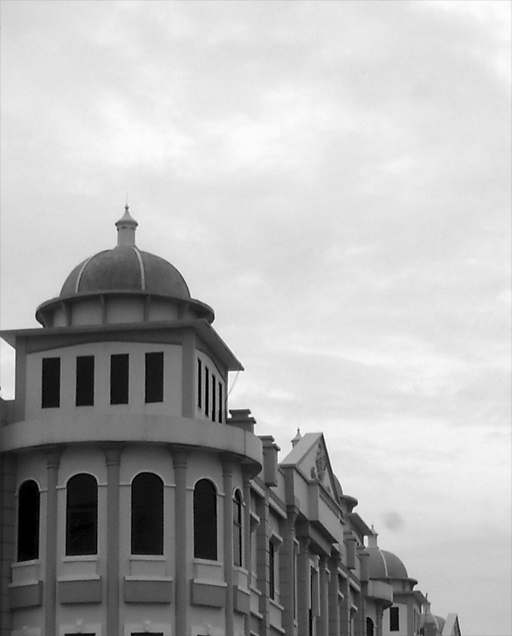
#> input picture gedung.tif, 512 x 636 px
$ jupyter execute 'Praktikum PCD 7.6 - Konvolusi.ipynb'   (shell and % lines are left out)
#> lines starting #> are read from the running program, lines starting #| are printed output that depends on the picture
Praktikum 7 - Konvolusi

Import Library

[cell 1]
import matplotlib.pyplot as plt #Mengimpor modul pyplot dari matplotlib untuk membuat plot dan visualisasi data. Alihkan modul ini dengan alias plt

from skimage import data #Mengimpor modul data dari paket skimage (scikit-image)
from skimage.io import imread #Mengimpor fungsi imread dari modul io di skimage
from skimage.color import rgb2gray #Mengimpor fungsi rgb2gray dari modul color di skimage
import numpy as np #Mengimpor modul numpy dengan alias np

import cv2

Load Image

[cell 2]
citra1 = imread(fname="gedung.tif") #Membaca citra "gedung.tif" menggunakan fungsi imread
#> citra1 is the input picture: shape (636, 512); min 0, max 255, mean 177.6
print(citra1.shape) #Menampilkan dimensi citra citra1 menggunakan atribut shape
#| (636, 512)

plt.imshow(citra1, cmap='gray') #Menampilkan citra citra1 menggunakan fungsi imshow dari modul matplotlib.pyplot. Parameter cmap='gray' digunakan untuk menampilkan citra dalam skala abu-abu

Proses Konvolusi

[cell 3]
#Membuat kernel dengan menggunakan np.array()
kernel = np.array([[-1, 0, -1],
                   [0, 4, 0],
                   [-1, 0, -1]])

#Melakukan operasi konvolusi pada citra1 menggunakan cv2.filter2D()
citraOutput = cv2.filter2D(citra1, -1, kernel)
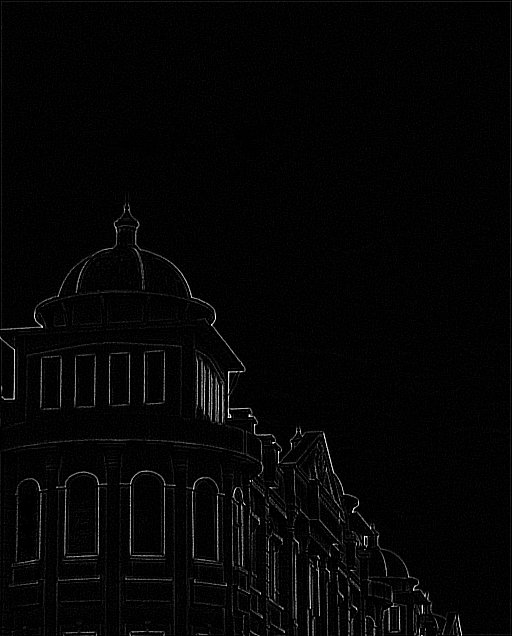
#> citraOutput: shape (636, 512); min 0, max 255, mean 5.1

#Membuat sebuah figure dengan satu baris dan dua kolom
fig, axes = plt.subplots(1, 2, figsize=(12, 12))
ax = axes.ravel()

#Menampilkan citra input citra1
ax[0].imshow(citra1, cmap = 'gray')
ax[0].set_title("Citra Input")

#Menampilkan citra output citraOutput
ax[1].imshow(citraOutput, cmap = 'gray')
ax[1].set_title("Citra Output")
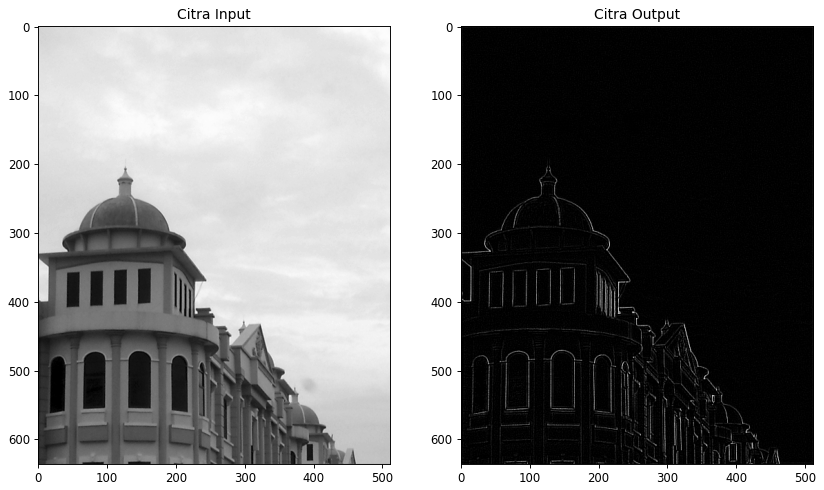
#> figure drawn by matplotlib, 2 panels
